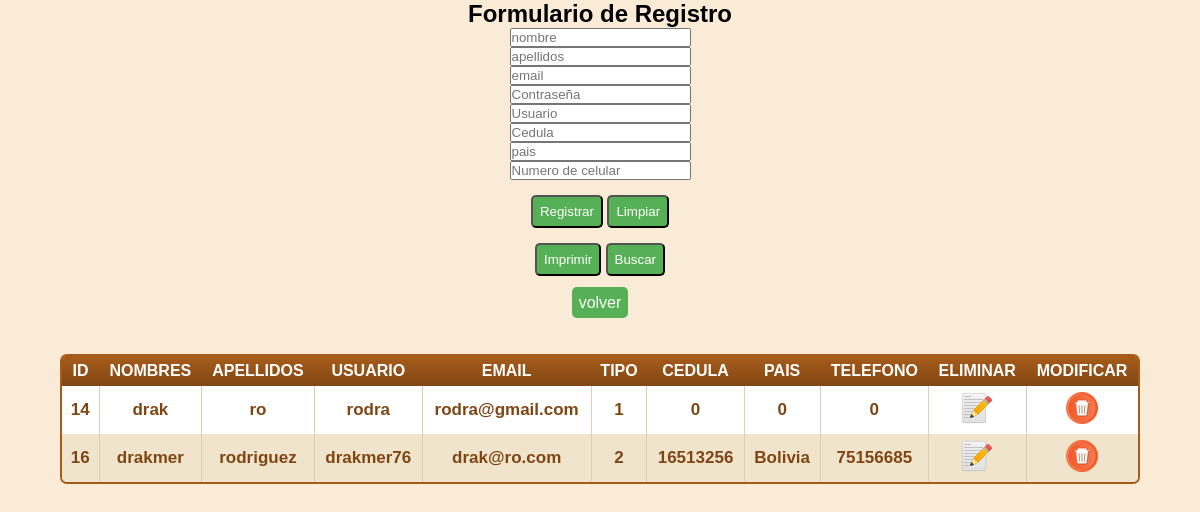
Screenshot of /adm/lista_usuarios.php (signed in) with the database file from the repository.
### tables this page shows
CREATE TABLE IF NOT EXISTS `usuarios` (
  `id_usuario` int(11) NOT NULL AUTO_INCREMENT,
  `nombres` varchar(25) NOT NULL,
  `apellidos` varchar(25) NOT NULL,
  `usuario` varchar(25) NOT NULL,
  `contrasena` varchar(250) NOT NULL,
  `email` varchar(25) NOT NULL,
  `tipo` int(1) NOT NULL,
  `cedula` varchar(15) NOT NULL,
  `pais` varchar(20) NOT NULL,
  `numero_cell` varchar(25) NOT NULL,
  `genero` varchar(9) NOT NULL,
  `cash` varchar(25) NOT NULL,
  `Fech_Nac` int(11) NOT NULL,
  PRIMARY KEY (`id_usuario`)
);

### adm/lista_usuarios.php (the view, shortened to what this page needs)
<?php
require_once '../helper/control_adm.php';
    $sql="SELECT id_usuario,nombres,apellidos,usuario,email,tipo,cedula,pais,numero_cell FROM usuarios";
    $listado=$conn->query($sql);
?>
<!DOCTYPE html>
<html lang="es">
<head>
    <link rel="stylesheet" href="../style/style.css">
    <link rel="stylesheet" href="../style/style1.css">
</head>
<body>
    <center>
        <form method="post" action="../validar.php">
            <h2>Formulario de Registro</h2>
            <input type="text" placeholder="nombre" required name="nombre"><br>
            <input type="text" placeholder="apellidos" required name="apellidos"><br>
            <input type="email" placeholder="email" required name="email"><br>
            <input type="password" placeholder="Contraseña" required name="password"><br>
            <input type="text" placeholder="Usuario" required name="usuario"><br>
            <input type="text" placeholder="Cedula" required name="cedula"><br>
            <input type="text" placeholder="pais" required name="pais"><br>
            <input type="text" placeholder="Numero de celular" required name="numero_cell"><br>
            <input class="boton" type="submit" name="Registrar" value="Registrar">
            <input class="boton" type="reset" name="Limpiar" value="Limpiar">
        </form>
        <input class="boton" type="submit" name="Imprimir" value="Imprimir" onclick="location.href='../controller/reportes.php'">
        <input class="boton" type="submit" name="Buscar" value="Buscar" onclick="location.href='../buscar.php'"><br><br>
        <a class="boton" href="../panel_de_control.php">volver</a><br>
        <br><div class="datagrid">
        <table >
            <thead>
                <tr>
                    <th>ID</th>
                    <th>NOMBRES</th>
                    <th>APELLIDOS</th>
                    <th>USUARIO</th>
                    <th>EMAIL</th>
                    <th>TIPO</th>
                    <th>CEDULA</th>
                    <th>PAIS</th>
                    <th>TELEFONO</th>
                    <th>ELIMINAR</th>
                    <th>MODIFICAR</th>
                </tr>
            </thead>
            <tbody>
                <?php
                if($listado->num_rows>0){
                    $ban=0;
                    while ($row=$listado->fetch_assoc()){
                        if ($ban%2==0) {
                        ?>
                <tr>
                    <td><?php echo $row['id_usuario'];?></td>
                    <td><?php echo $row['nombres'];?></td>
                    <td><?php echo $row['apellidos'];?></td>
                    <td><?php echo $row['usuario'];?></td>
                    <td><?php echo $row['email'];?></td>
                    <td><?php echo $row['tipo'];?></td>
                    <td><?php echo $row['cedula'];?></td>
                    <td><?php echo $row['pais'];?></td>
                    <td><?php echo $row['numero_cell'];?></td>
                    <td><a href="../controller/modificar.php? id=<?php echo $row['id_usuario'];?>"><img src="../img/ico/editar.ico" alt=""></a></td>
                    <td><a href="../controller/eliminar.php? id=<?php echo $row['id_usuario'];?>"><img src="../img/ico/eliminar.ico" alt=""></a></td>
                </tr>
                <?php
                        $ban++;
                    }
                    else{?>
                            <tr class="alt">
                                <td><?php echo $row['id_usuario'];?></td>
                                <td><?php echo $row['nombres'];?></td>
                                <td><?php echo $row['apellidos'];?></td>
                                <td><?php echo $row['usuario'];?></td>
                                <td><?php echo $row['email'];?></td>
                                <td><?php echo $row['tipo'];?></td>
                                <td><?php echo $row['cedula'];?></td>
                                <td><?php echo $row['pais'];?></td>
                                <td><?php echo $row['numero_cell'];?></td>
                                <td><a href="../controller/modificar.php? id=<?php echo $row['id_usuario'];?>"><img src="../img/ico/editar.ico" alt=""></a></td>
                                <td><a href="../controller/eliminar.php? id=<?php echo $row['id_usuario'];?>"><img src="../img/ico/eliminar.ico" alt=""></a></td>
                            </tr>
                        <?php
                        $ban++;}
                    }
                }
                else{
                    echo "No existen datos en la tabla";
                }
                ?>
            </tbody>
        </table></div><br>
    </center>
</body>
</html>

### style/style.css (style rules this page uses)
* { margin:0;; padding:0px; font-family: sans-serif; box-sizing: border-box; font-family: Arial, Helvetica, sans-serif; }
a { text-decoration: none; }
body { background-color: antiquewhite; }
.boton { text-decoration: none; background-color: #56B156; margin-top:15px; padding: 7px; margin-top:15px; color:white; border-radius: 5px; }

### style/style1.css (style rules this page uses)
.datagrid table { border-collapse: collapse; text-align: left; width: 100%; text-align: center; }
.datagrid { margin-top: 2em; font: normal 12px/150% Arial, Helvetica, sans-serif; background: #fff; overflow: hidden; border: 2px solid #A65B1A; -webkit-border-radius: 7px; -moz-border-radius: 7px; border-radius: 7px; width: 80%; text-align: center; }
.datagrid table td, .datagrid table th { padding: 6px 8px; }
.datagrid table thead th { background:-webkit-gradient( linear, left top, left bottom, color-stop(0.05, #A65B1A), color-stop(1, #7F4614) ); background:-moz-linear-gradient( center top, #A65B1A 5%, #7F4614 100% ); filter:progid:DXImageTransform.Microsoft.gradient(startColorstr='#A65B1A', endColorstr='#7F4614'); background-color:#A65B1A; color:#FFFFFF; font-size: 16px; font-weight: bold; border-left: 0px solid #BF691E; }
.datagrid table thead th:first-child { border: none; }
.datagrid table tbody td { color: #7F4614; border-left: 1px solid #D9CFB8; font-size: 17px; font-weight: bold; }
.datagrid table tbody .alt td { background: #F0E5CC; color: #7F4614; }
.datagrid table tbody td:first-child { border-left: none; }
.datagrid table tbody tr:last-child td { border-bottom: none; }

### adm/lista_usuarios.php (style rules this page uses)
.datagrid { width: 90%; }

### rows the page displays
usuarios: id_usuario "14", nombres "drak", apellidos "ro", usuario "rodra", email "rodra@gmail.com", tipo "1", cedula "0", pais "0", numero_cell "0"
usuarios: id_usuario "16", nombres "drakmer", apellidos "rodriguez", usuario "drakmer76", email "drak@ro.com", tipo "2", cedula "16513256", pais "Bolivia", numero_cell "75156685"
